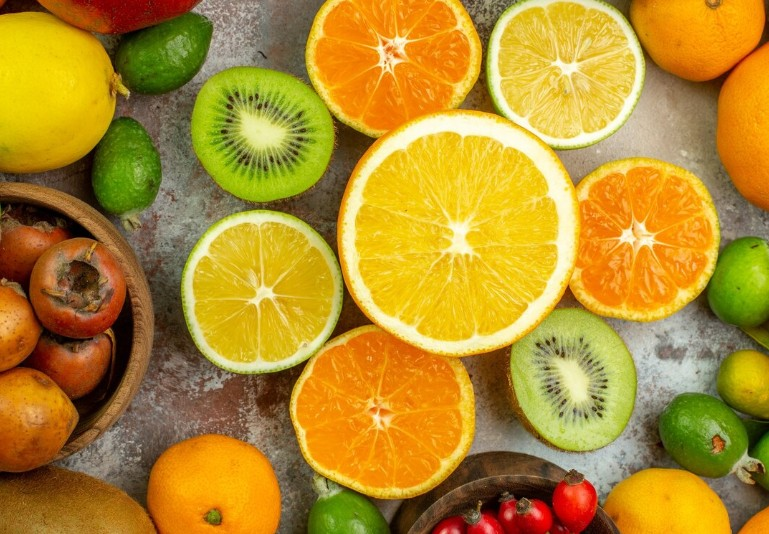
#> input picture Capitulo-01/frutas2.jpg, 769 x 534 px
$ jupyter execute 6-SegmentacaoEspacoRGB.ipynb
#> lines starting #> are read from the running program, lines starting #| are printed output that depends on the picture
[cell 1]
import cv2
import numpy as np

# Carregando imagem RGB e segmentando canais
imagem = cv2.imread("frutas2.jpg", cv2.IMREAD_COLOR)
#> imagem is the input picture: shape (534, 769, 3); mean B, G, R 45.2, 140.4, 178.8
azul, verde, vermelho = cv2.split(imagem)
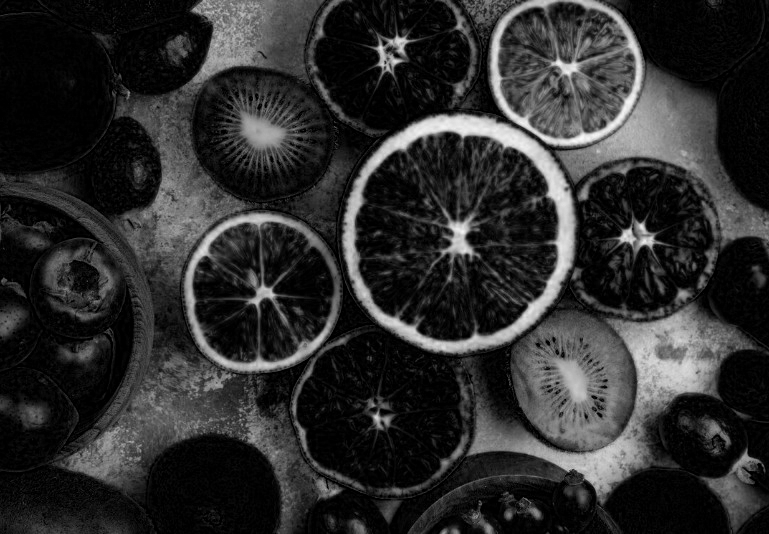
#> azul: shape (534, 769); min 0, max 251, mean 45.2
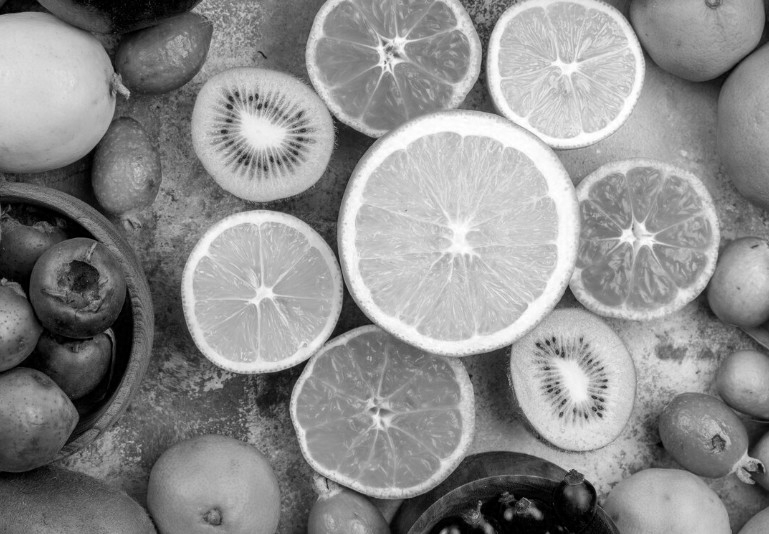
#> verde: shape (534, 769); min 0, max 255, mean 140.4
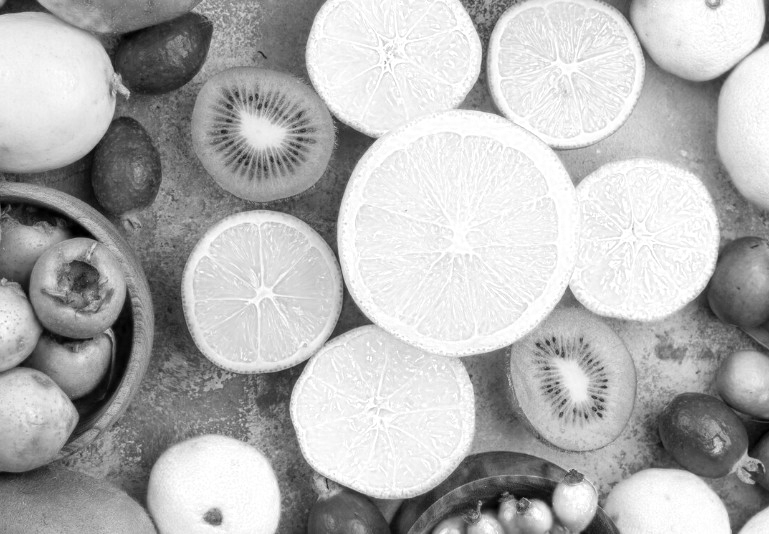
#> vermelho: shape (534, 769); min 0, max 255, mean 178.8

# Criando uma matriz de zeros com as mesmas dimensões da imagem
zeros = np.zeros(imagem.shape[:2], dtype="uint8")

# Exibindo imagens dos canais separados e combinados com zeros
cv2.imshow("Imagem Original", imagem)
cv2.imshow("Canal RED", cv2.merge([zeros, zeros, vermelho]))
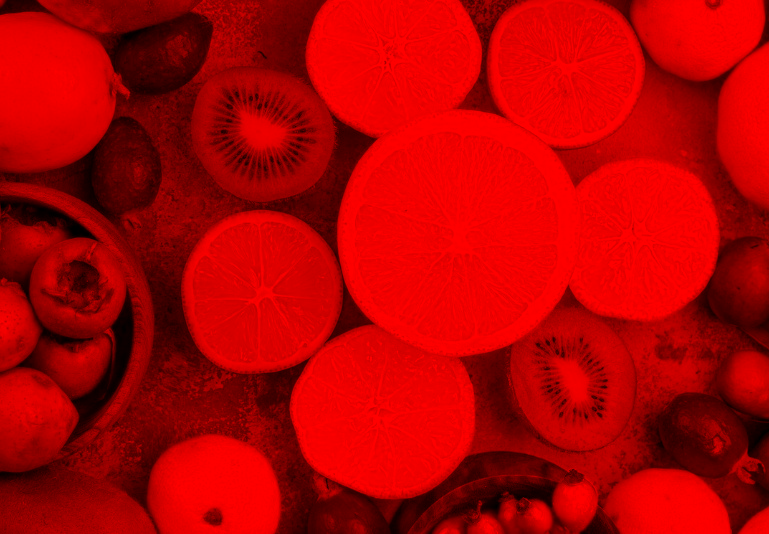
#> window 'Canal RED': shape (534, 769, 3); mean B, G, R 0, 0, 178.8
cv2.imshow("Canal GREEN", cv2.merge([zeros, verde, zeros]))
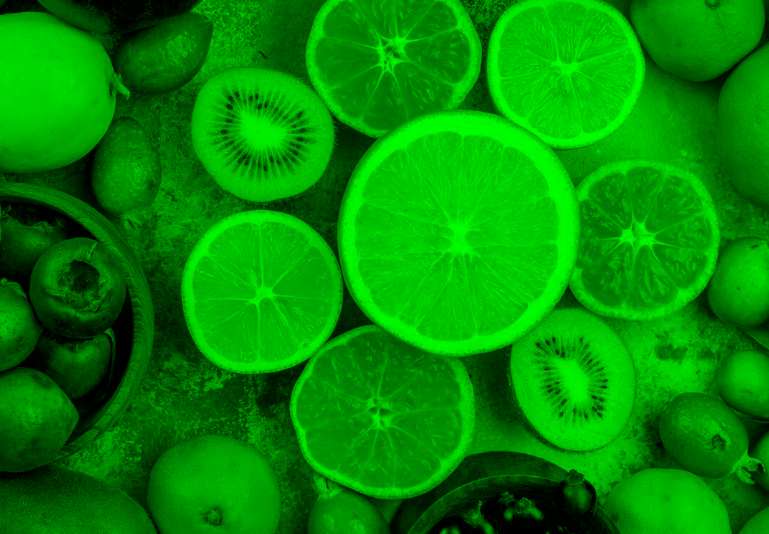
#> window 'Canal GREEN': shape (534, 769, 3); mean B, G, R 0, 140.4, 0
cv2.imshow("Canal BLUE", cv2.merge([azul, zeros, zeros]))
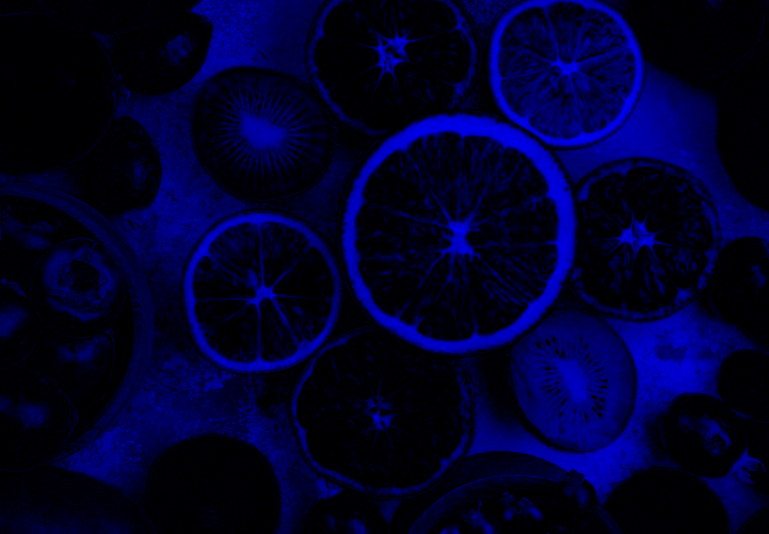
#> window 'Canal BLUE': shape (534, 769, 3); mean B, G, R 45.2, 0, 0

cv2.waitKey(0)

$ run again, with Capitulo-01/cinza.JPG copied over Capitulo-01/frutas2.jpg
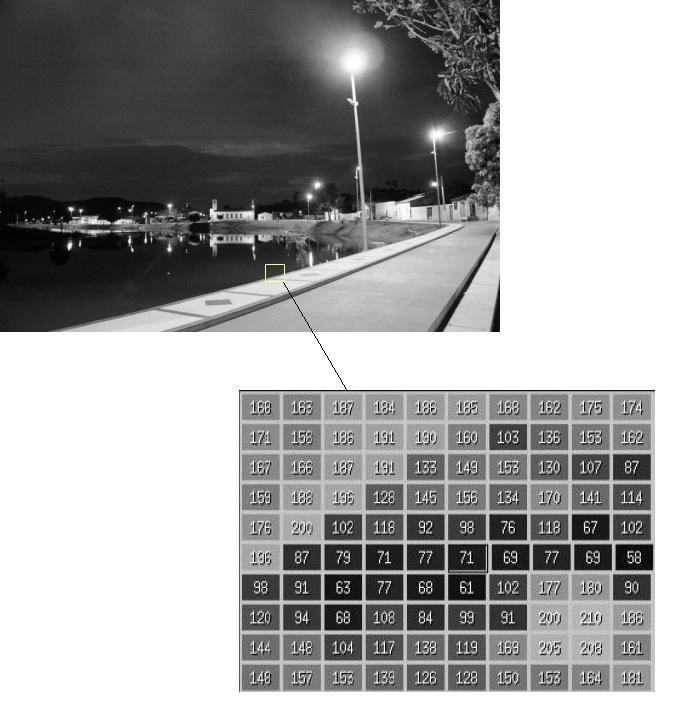
#> input picture Capitulo-01/cinza.JPG, 674 x 706 px
#> imagem is the input picture: shape (706, 674, 3); mean B, G, R 159.4, 159.4, 159.4
#> `cv2.imshow("Canal GREEN", cv2.merge([zeros, verde, zeros]))`:
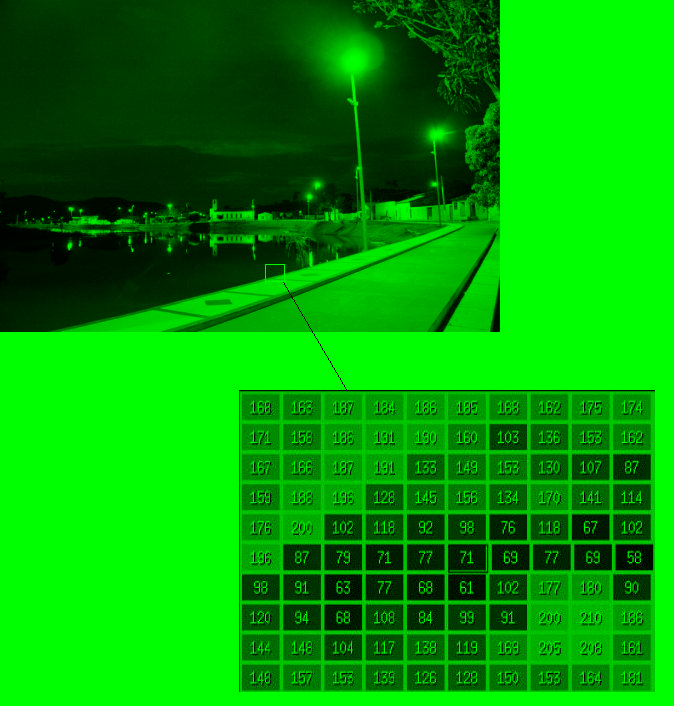
#> window 'Canal GREEN': shape (706, 674, 3); mean B, G, R 0, 159.4, 0
#> `cv2.imshow("Canal BLUE", cv2.merge([azul, zeros, zeros]))`:
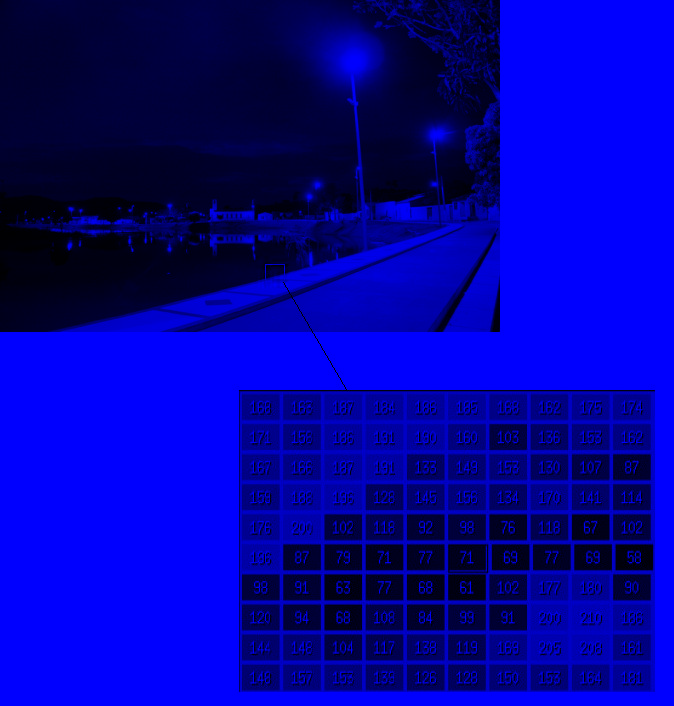
#> window 'Canal BLUE': shape (706, 674, 3); mean B, G, R 159.4, 0, 0
